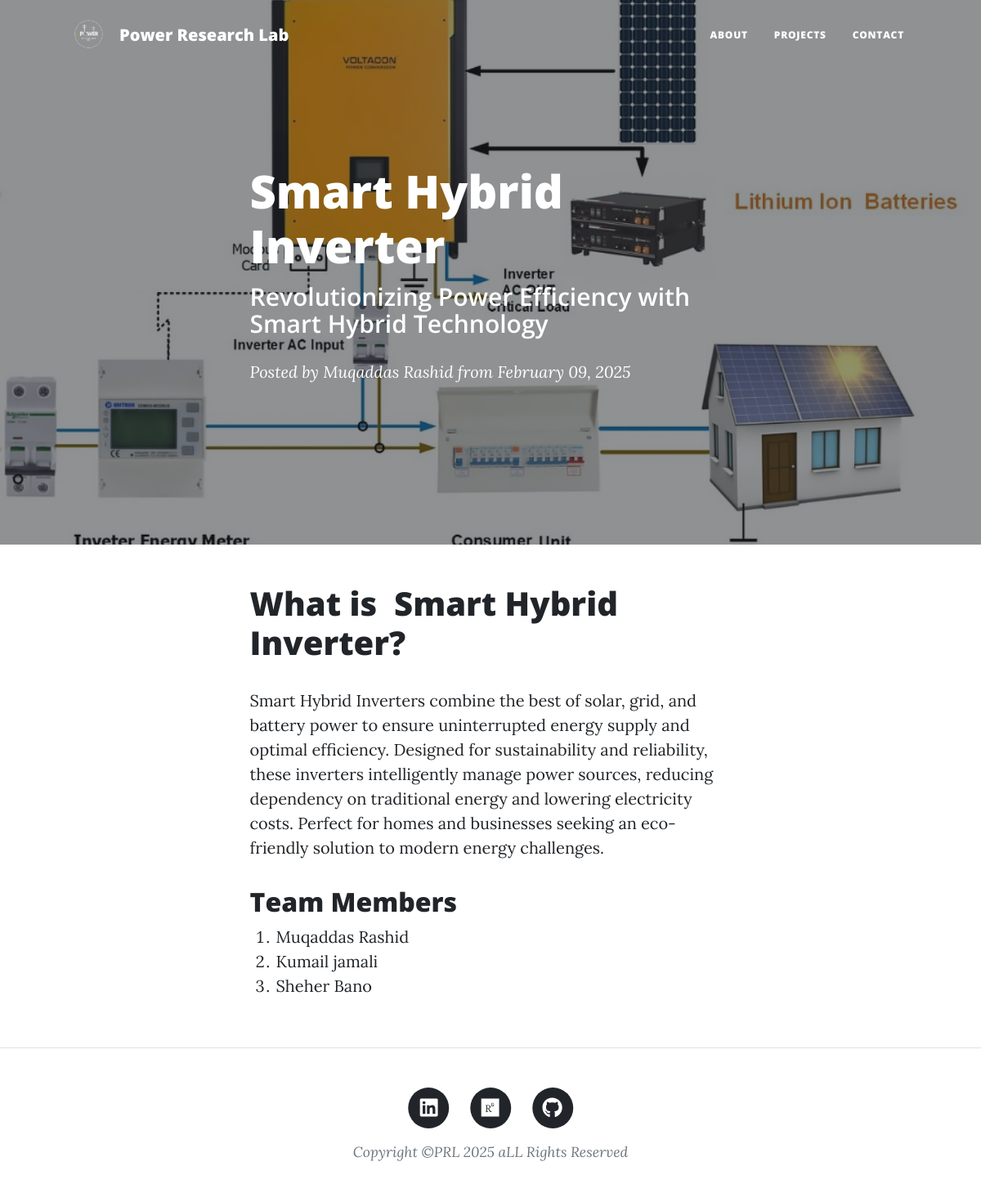
Page /post/3 on the earlier database version.
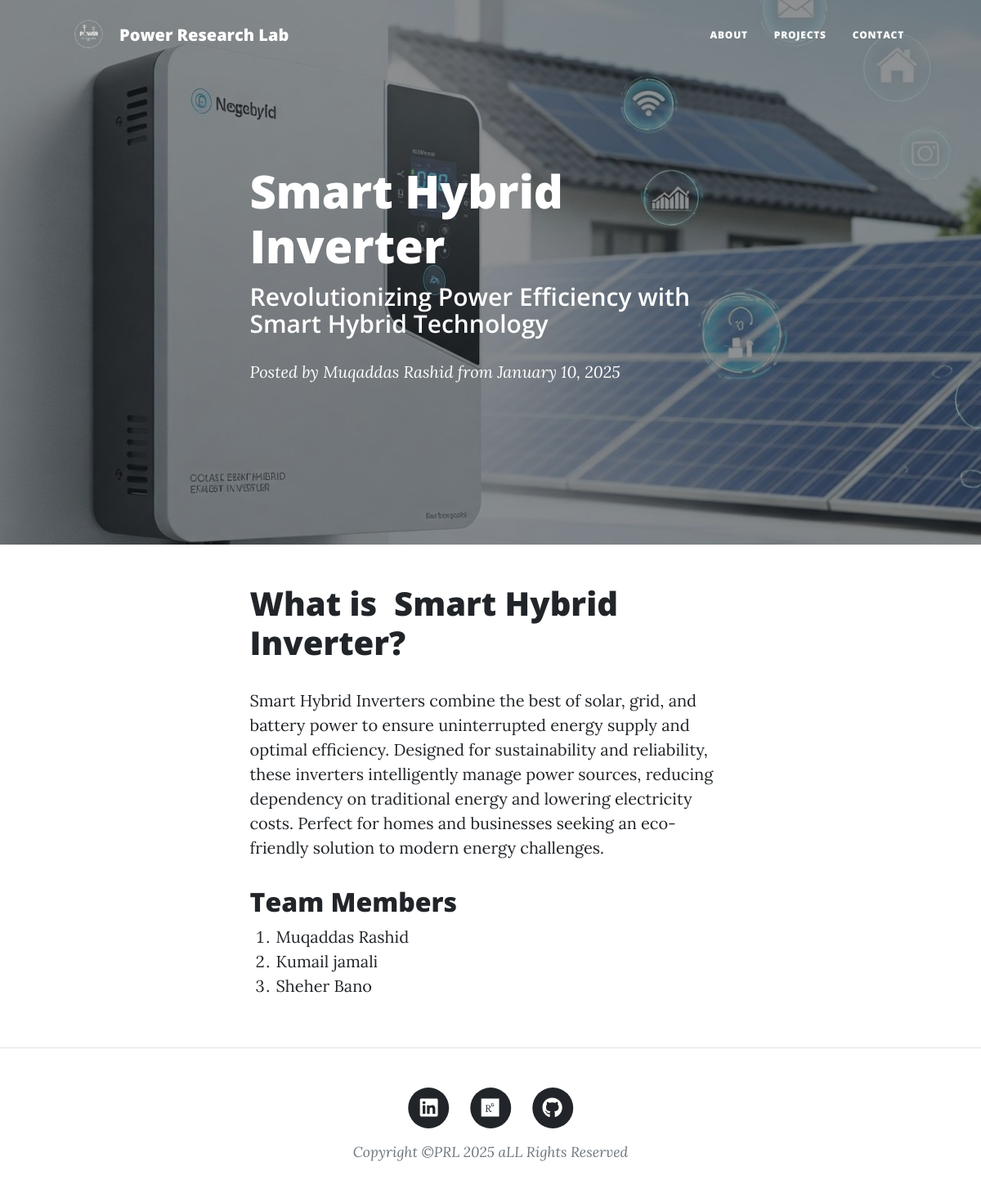
Same page on the later database version.
### main.py (models this page shows)
class BlogPost(db.Model):
    id: Mapped[int] = mapped_column(Integer, primary_key=True)
    title: Mapped[str] = mapped_column(String(250), unique=True, nullable=False)
    subtitle: Mapped[str] = mapped_column(String(250), nullable=False)
    date: Mapped[str] = mapped_column(String(250), nullable=False)
    body: Mapped[str] = mapped_column(Text, nullable=False)
    author: Mapped[str] = mapped_column(String(250), nullable=False)
    img_url: Mapped[str] = mapped_column(String(250), nullable=False)

### main.py (the view)
@app.route("/post/<int:post_id>")
def show_post(post_id):
    requested_post = db.get_or_404(BlogPost, post_id)
    return render_template("post.html", post=requested_post)

### templates/post.html (shortened to what this page needs)
{% include "header.html" %}
<header class="masthead" style="background-image: url('{{ url_for('static', filename='assets/img/' + post.img_url) }}');">
  <div class="container position-relative px-4 px-lg-5">
    <div class="row gx-4 gx-lg-5 justify-content-center">
      <div class="col-md-10 col-lg-8 col-xl-7">
        <div class="post-heading">
          <h1>{{ post.title }}</h1>
          <h2 class="subheading">{{ post.subtitle }}</h2>
          <span class="meta">
            Posted by <a href="#">{{ post.author }}</a> from {{ post.date }}
          </span>
        </div>
      </div>
    </div>
  </div>
</header>
<article>
  <div class="container px-4 px-lg-5">
    <div class="row gx-4 gx-lg-5 justify-content-center">
      <div class="col-md-10 col-lg-8 col-xl-7">
        {{ post.body|safe }}
      </div>
    </div>
  </div>
</article>
{% include "footer.html" %}

### templates/header.html (shortened to what this page needs)
<html lang="en">
  <head>
    {% block styles %}
    {{ bootstrap.load_css() }}
    <link href="{{ url_for('static', filename='css/styles.css') }}" rel="stylesheet" />
    {% endblock %}
  </head>
  <body>
    <nav class="navbar navbar-expand-lg navbar-light" id="mainNav">
      <div class="container px-4 px-lg-5">
        <a class="navbar-brand d-flex align-items-center" href="..">
    <img src="{{ url_for('static', filename='logo.png') }}" alt="Logo" width="60" height="60" class="me-2">
    <span>Power Research Lab</span>
</a>
        <div class="collapse navbar-collapse" id="navbarResponsive">
          <ul class="navbar-nav ms-auto py-4 py-lg-0">
            <li class="nav-item">
              <a class="nav-link px-lg-3 py-3 py-lg-4" href="{{ url_for('about') }}">About</a>
            </li>
            <li class="nav-item">
              <a class="nav-link px-lg-3 py-3 py-lg-4" href="{{ url_for('get_all_posts') }}">Projects</a>
            </li>
            <li class="nav-item">
              <a class="nav-link px-lg-3 py-3 py-lg-4" href="{{ url_for('contact') }}">Contact</a>
            </li>
          </ul>
        </div>
      </div>
    </nav>

### templates/footer.html (shortened to what this page needs)
        <footer class="border-top">
          <div class="container px-4 px-lg-5">
              <div class="row gx-4 gx-lg-5 justify-content-center">
                  <div class="col-md-10 col-lg-8 col-xl-7">
                      <ul class="list-inline text-center">
                          <li class="list-inline-item">
                              <a href="http://www.linkedin.com/in/prllab-nrdi">
                                  <span class="fa-stack fa-lg">
                                      <i class="fas fa-circle fa-stack-2x"></i>
                                      <i class="fab fa-linkedin fa-stack-1x fa-inverse"></i>
                                  </span>
                              </a>
                          </li>
                          <li class="list-inline-item">
    <a href="#!" >
        <span class="fa-stack fa-lg">
            <i class="fas fa-circle fa-stack-2x"></i>
            <i class="fab fa-researchgate fa-stack-1x fa-inverse"></i>
        </span>
    </a>
</li>
                              <a href="https://github.com/PRLLAB-NRDI">
                                  <span class="fa-stack fa-lg">
                                      <i class="fas fa-circle fa-stack-2x"></i>
                                      <i class="fab fa-github fa-stack-1x fa-inverse"></i>
                                  </span>
                              </a>
                      </ul>
                      <div class="small text-center text-muted fst-italic">Copyright &copy;PRL 2025 aLL Rights Reserved</div>
                  </div>
              </div>
          </div>
      </footer>
  </body>
</html>

Differences in the rows shown:
changed BlogPost "Smart Hybrid Inverter": img_url: a different picture; date "February 09, 2025" → "January 10, 2025"
